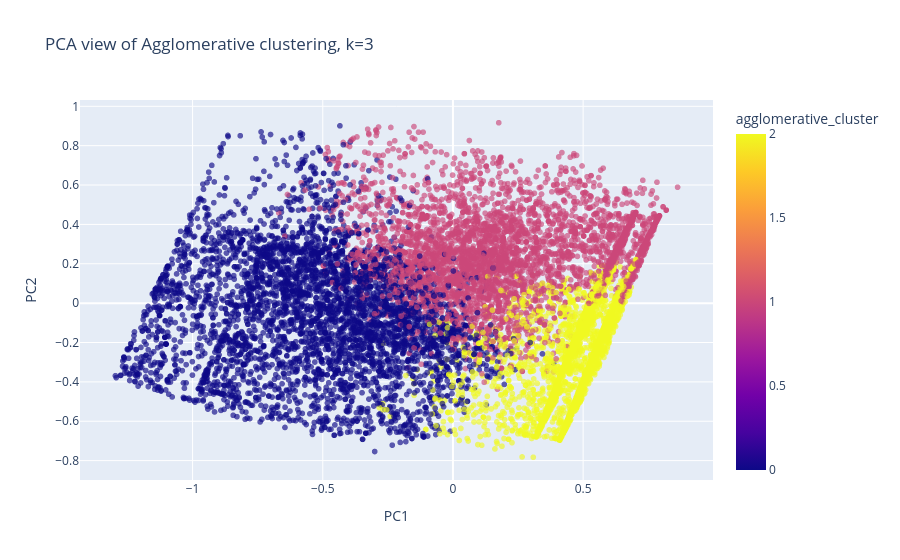

Notebook source saved alongside this figure:
### Code cell
fig = px.scatter(
    pca_df,
    x="PC1",
    y="PC2",
    color="agglomerative_cluster",
    title=f"PCA view of Agglomerative clustering, k={best_agglo_k}",
    opacity=0.65,
)
fig.show()

### Figure 1 — Plotly figure (JSON) as saved in the notebook; plotly's stock layout.template omitted (floating-point values rounded to 4 significant figures; data arrays with more than 128 entries replaced by an {"elided": "..."} marker saying what was removed)
{"data": [{"hovertemplate": "PC1=%{x}<br>PC2=%{y}<br>agglomerative_cluster=%{marker.color}<extra></extra>", "legendgroup": "", "marker": {"color": {"elided": "12174 int values"}, "coloraxis": "coloraxis", "opacity": 0.65, "symbol": "circle"}, "mode": "markers", "name": "", "showlegend": false, "type": "scattergl", "x": {"elided": "12174 float values"}, "xaxis": "x", "y": {"elided": "12174 float values"}, "yaxis": "y"}], "layout": {"coloraxis": {"colorbar": {"title": {"text": "agglomerative_cluster"}}, "colorscale": [[0, "#0d0887"], [0.1111, "#46039f"], [0.2222, "#7201a8"], [0.3333, "#9c179e"], [0.4444, "#bd3786"], [0.5556, "#d8576b"], [0.6667, "#ed7953"], [0.7778, "#fb9f3a"], [0.8889, "#fdca26"], [1, "#f0f921"]]}, "legend": {"tracegroupgap": 0}, "title": {"text": "PCA view of Agglomerative clustering, k=3"}, "xaxis": {"anchor": "y", "domain": [0, 1], "title": {"text": "PC1"}}, "yaxis": {"anchor": "x", "domain": [0, 1], "title": {"text": "PC2"}}}}
